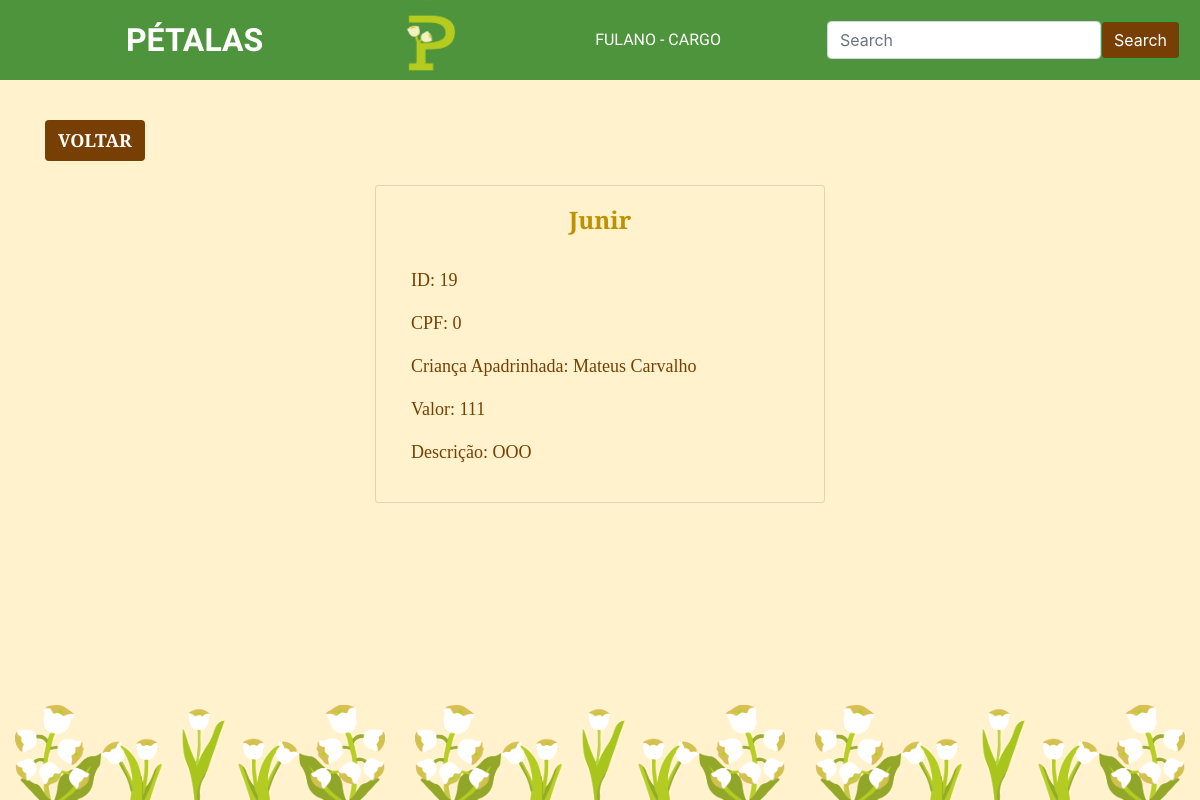
The app's page /info_doacao/19/ with its own data.
### petalas_app/models.py (models this page shows)
class Doacao(models.Model):
    id_doacao = models.AutoField(primary_key=True)
    nome_padrinho = models.TextField(max_length=255)
    cpf = models.IntegerField()
    valor = models.IntegerField()
    nome_crianca = models.TextField(max_length=255)
    descricao = models.TextField(max_length=255)

### petalas_app/views.py (the view)
# urls.py: path('info_doacao/<int:doacao_id>/', views.info_doacao, name='info_doacao'),
def info_doacao(request, doacao_id):
    doacao =  Doacao.objects.get(id_doacao=doacao_id)
    context = {'doacao': doacao}
    return render(request, 'info_doacao.html', context)

### templates/info_doacao.html
{% include "navbar.html" %}
<div class="container"> <br>
  <div class="d-flex justify-content-between py-3">
    <a href="/doacoes/" class="btn custom-btn titulo-site">VOLTAR</a>
  </div>
  <div class="container mt-2 d-flex align-items-center justify-content-center">
    <div class="card col-lg-5">
      <div class="card-body">
        <h5 class="titulo-site text-center" style="color: #bf9000; font-size: x-large">{{doacao.nome_padrinho}}</h5> <br>
        <p>ID: {{doacao.id_doacao}}</p>
        <p>CPF: {{doacao.cpf}}</p>
        <p>Criança Apadrinhada: {{doacao.nome_crianca}}</p>
        <p>Valor: {{doacao.valor}}</p>
        <p>Descrição: {{doacao.descricao}}</p>
      </div>
    </div>
</div>
</div>

### records on screen
Doacao: nome_padrinho "Junir", id_doacao "19", cpf "0", nome_crianca "Mateus Carvalho", valor "111", descricao "OOO"
